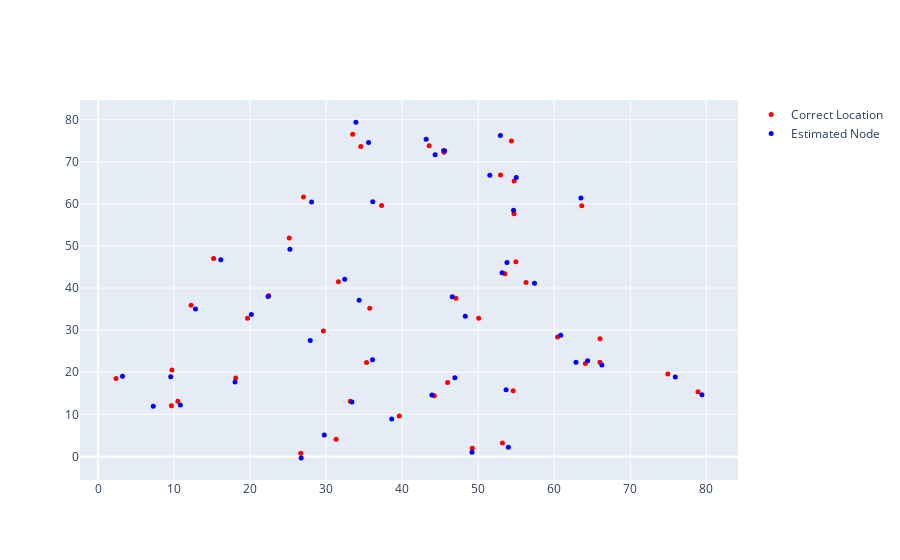

This figure's notebook cell:
### Code cell
plot3(original_node, estimated_node)
